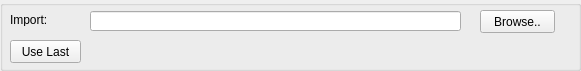
    <widget class="QGroupBox" name="inputBox">
     <property name="geometry">
      <rect>
       <x>20</x>
       <y>10</y>
       <width>581</width>
       <height>71</height>
      </rect>
     </property>
     <property name="minimumSize">
      <size>
       <width>581</width>
       <height>71</height>
      </size>
     </property>
     <property name="maximumSize">
      <size>
       <width>16777215</width>
       <height>16777215</height>
      </size>
     </property>
     <property name="title">
      <string/>
     </property>
     <widget class="QLabel" name="inputText">
      <property name="geometry">
       <rect>
        <x>10</x>
        <y>13</y>
        <width>47</width>
        <height>13</height>
       </rect>
      </property>
      <property name="text">
       <string>Import:</string>
      </property>
     </widget>
     <widget class="QLineEdit" name="inputPath">
      <property name="geometry">
       <rect>
        <x>90</x>
        <y>11</y>
        <width>371</width>
        <height>20</height>
       </rect>
      </property>
     </widget>
     <widget class="QPushButton" name="inputBrowse">
      <property name="geometry">
       <rect>
        <x>480</x>
        <y>10</y>
        <width>75</width>
        <height>23</height>
       </rect>
      </property>
      <property name="text">
       <string>Browse..</string>
      </property>
     </widget>
     <widget class="QPushButton" name="inputLastFile">
      <property name="geometry">
       <rect>
        <x>10</x>
        <y>40</y>
        <width>71</width>
        <height>23</height>
       </rect>
      </property>
      <property name="text">
       <string>Use Last</string>
      </property>
     </widget>
    </widget>
